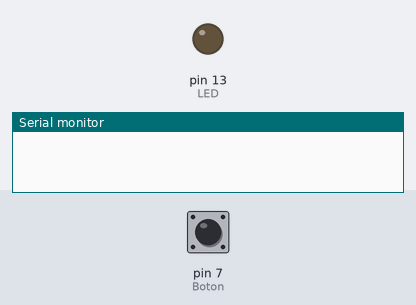
A sketch run on a simulated Arduino Uno, built with avr-gcc and run on an emulated ATmega328P. On the bench: output pins drawn as LEDs (lit = HIGH), the last lines printed to the serial monitor. The inputs (shaded band) are chosen by the test bench; at power-on: pin 7 (Boton) LOW.

Above: at 1.2 s.
1.3 s: pin 7 (Boton) pulled HIGH for 0.15 s
At 1.37 s:
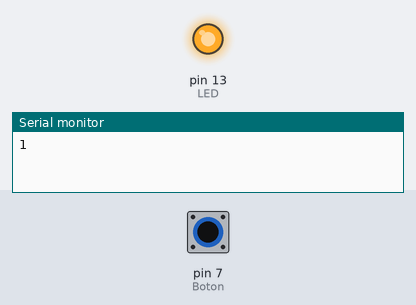
2.9 s: pin 7 (Boton) pulled HIGH for 3.2 s
At 7.2 s:
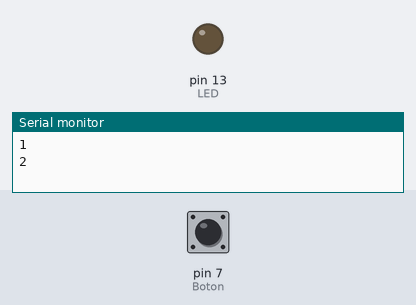
Timing chart, 0 to 8.7 s (numbered marks = the images above; inputs shaded):
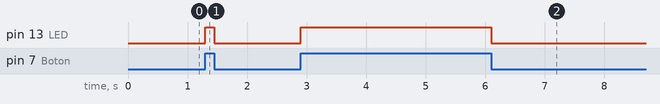

Measured:
- after the input at 1.3 s, pin 13 (LED): LOW → HIGH at once, → LOW 0.15 s later
- after the input at 2.9 s, pin 13 (LED): LOW → HIGH at once, → LOW 3.2 s later

The sketch:

Per_saberne_mes__10_.ino
```cpp
/***************************************************************************************************************************************************************************

  o888.   c888o   .@@@@@@.      c8@@8c     O8OO  C88C   O88C                Xavi Masana
   @@@@  o@@@@   @@@@@@@@@@   c@@@@@@@@@   @@@@ :@@@@O O@@@@                Lacetania
   .@@@@.@@@@c  O@@@@  C@@@o  @@@@  @@@@C  O@@@c8@@@@@ @@@@c                2n IT
    :@@@@@@@:    @@@@C        @@@o  O@@@C   @@@@@@@@@@@@@@@                 Xais Crew Life
     :@@@@@:      @@@@@@O     @@@o          8@@@@@@@@@@@@@O                 Projecte: Per saberne més (1)
     o@@@@@C       @@@@@@@   O@@@o         .@@@@@@@@@@@@@@@
     @@@@@@@          o@@@@.  @@@o  C@@@C    @@@@@@@@@@@@@
    @@@@@@@@@   @@@@o  o@@@8  @@@O  8@@@O    O@@@@8 @@@@@o
   @@@@8 @@@@@  .@@@@@@@@@@:  @@@@@@@@@@.     @@@@c @@@@@
  8@@@@   @@@@@   O@@@@@@@     O@@@@@@8       @@@@  O@@@@

 ************************************************************************************************************************************************************************/
 //*********************************************************************INCLUDE*******************************************************************************************

//*********************************************************************VARIABLES******************************************************************************************
int LED = 13;
int Boton = 7;
int valor = 0;
int contador = 0;
int estadoanteriorboton = 0;
 //***********************************************************************SETUP*********************************************************************************************
void setup(){
Serial.begin(9600);//Beginserial
pinMode(LED, OUTPUT); // inicializa como salida digital el pin 13
pinMode(Boton, INPUT); // inicializa como entrada digital el 7
}
//*************************************************************************LOOP**********************************************************************************************
void loop()
{
valor = digitalRead(Boton); // lee el valor de la entrad digital pin 7
digitalWrite(LED, valor);

if(valor != estadoanteriorboton){
if(valor == 1){

contador++;
Serial.println(contador);
Serial.write(10);// serialWrite
Serial.write(13);//serialWrite
if (contador==10) { // Limita la cuenta al valor 10
contador=0;
}
}
}
estadoanteriorboton = valor;
}

//***********************************************************************FUNCTIONS*******************************************************************************************
```
